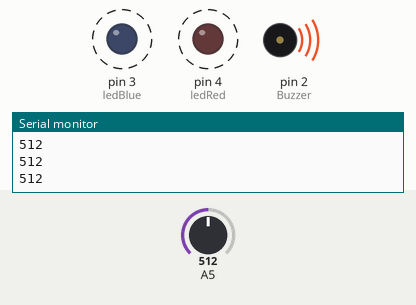
This sketch was run on a simulated Arduino Uno, built with avr-gcc and run on an emulated ATmega328P. Shown: output pins drawn as LEDs (lit = HIGH), buzzer (waves = sounding), the last lines printed to the serial monitor. Dashed ring = blinking. The inputs (shaded band) are chosen by the test bench; at power-on: A5 = 512.

Above: at 1.3 s.
1.4 s: A5 set to 486
At 2.7 s:
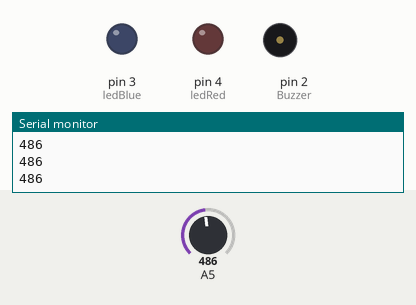
3.0 s: A5 set to 510
At 3.25 s:
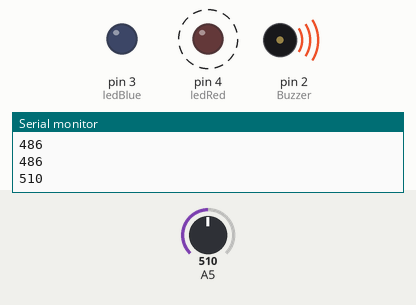
6.0 s: A5 set to 490
At 6.6 s:
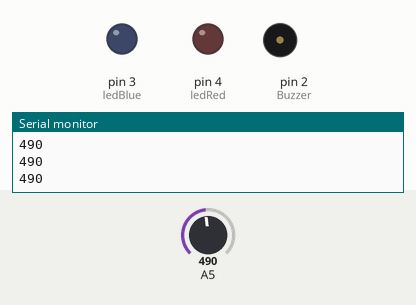
7.5 s: A5 set to 511
At 7.75 s:
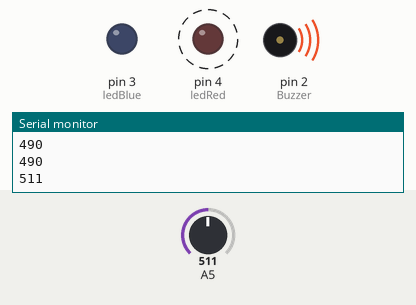
Timing chart, 0 to 11.5 s (numbered marks = the images above; inputs shaded):
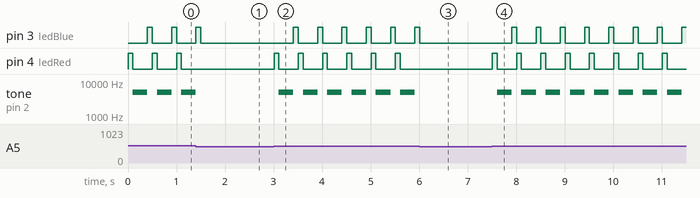

The sketch:

sensor_cahaya.ino
```cpp
#define Buzzer 2
#define ledBlue 3
#define ledRed 4

void setup() {
  Serial.begin(9600);

  pinMode(A5, INPUT);

  pinMode(ledBlue, OUTPUT);
  pinMode(ledRed, OUTPUT);
  pinMode(Buzzer, OUTPUT);
}

void alertSound(int speed, int freq) {
  tone(Buzzer, freq);
  delay(speed);
  noTone(Buzzer);
}

void ledBlueBlink(int speed) {
  digitalWrite(ledBlue, HIGH);
  delay(speed);
  digitalWrite(ledBlue, LOW);
}
void ledRedBlink(int speed) {
  digitalWrite(ledRed, HIGH);
  delay(speed);
  digitalWrite(ledRed, LOW);
}

void loop() {
  int light_insensity = analogRead(A5);
  Serial.println(light_insensity);

  if (light_insensity < 25 || light_insensity > 500) {
    ledRedBlink(100);
    alertSound(300, 5000);
    ledBlueBlink(100);
  }
}
```

Measured:
- the behaviour switches between 501 and 500 on A5 (found by bisection; images 0 and 1)
- after the input at 1.4 s, pin 3 (ledBlue): goes on until 1.5 s, then stays LOW; pin 4 (ledRed): stops changing and stays LOW; tone on pin 2 (Buzzer): goes on until 1.4 s, then stays silent
- after the input at 3.0 s, pin 3 (ledBlue): alternates HIGH for 0.10 s and LOW for 0.40 s, starting after 0.41 s; pin 4 (ledRed): alternates HIGH for 0.10 s and LOW for 0.40 s, starting at once; tone on pin 2 (Buzzer): alternates 5000 Hz for 0.30 s and silent for 0.20 s, starting after 0.11 s
- after the input at 6.0 s, pin 3 (ledBlue): goes on until 6.0 s, then stays LOW; pin 4 (ledRed): stops changing and stays LOW; tone on pin 2 (Buzzer): stops changing and stays silent
- after the input at 7.5 s, pin 3 (ledBlue): alternates HIGH for 0.10 s and LOW for 0.40 s, starting after 0.41 s; pin 4 (ledRed): alternates HIGH for 0.10 s and LOW for 0.40 s, starting at once; tone on pin 2 (Buzzer): alternates 5000 Hz for 0.30 s and silent for 0.20 s, starting after 0.11 s
- by itself, pin 3 (ledBlue), pin 4 (ledRed): alternates HIGH for 0.10 s and LOW for 0.40 s
- by itself, tone on pin 2 (Buzzer): alternates 5000 Hz for 0.30 s and silent for 0.20 s
